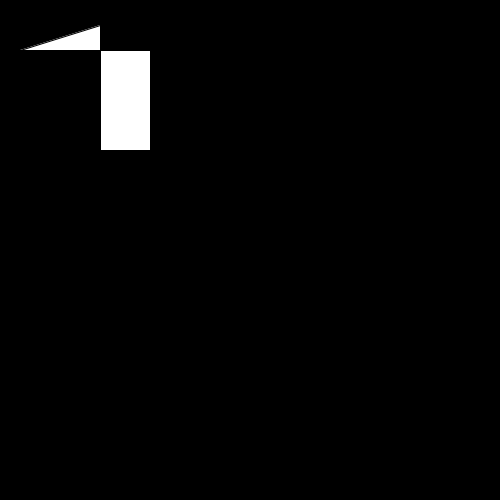
Frame 1 (no input)
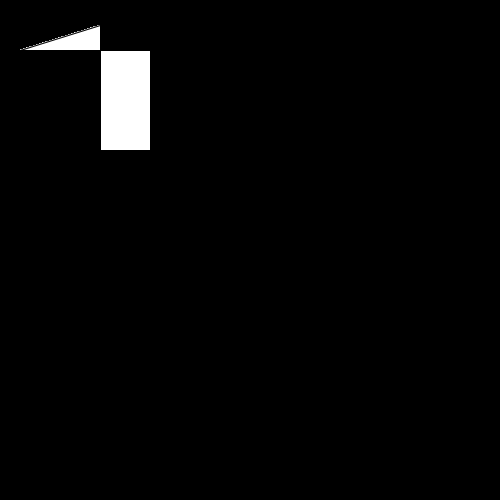
Frame 60 (the mouse pressed at the canvas centre just before this capture)
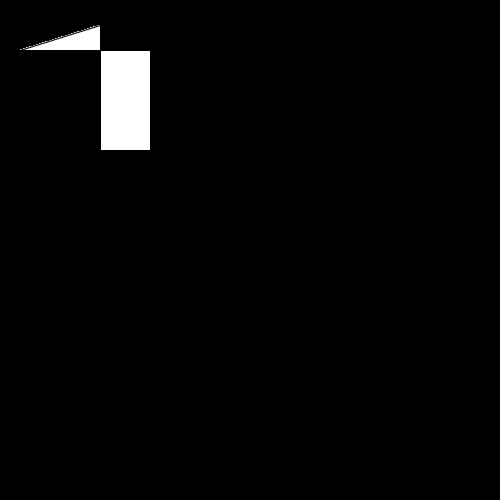
Frame 120 (the mouse held since frame 60 and released just before this capture)

The Processing sketch that drew these frames (run headless with seeded random() and noise(); from frame 60 on, the mouse is pressed at the canvas centre):

// Processing sketch: sketch_14_03
// ── sketch_14_03.pde
void setup() {
  size(500,500);
  background(0);
}
void draw(){
  if(mouseButton==LEFT){
  fill(50,100,25);
  } else if(mouseButton==RIGHT){
    fill(10,15,100);
  }
  rect(100,50,50,100);
    triangle(100,50,20,50,100,25);
  
}
